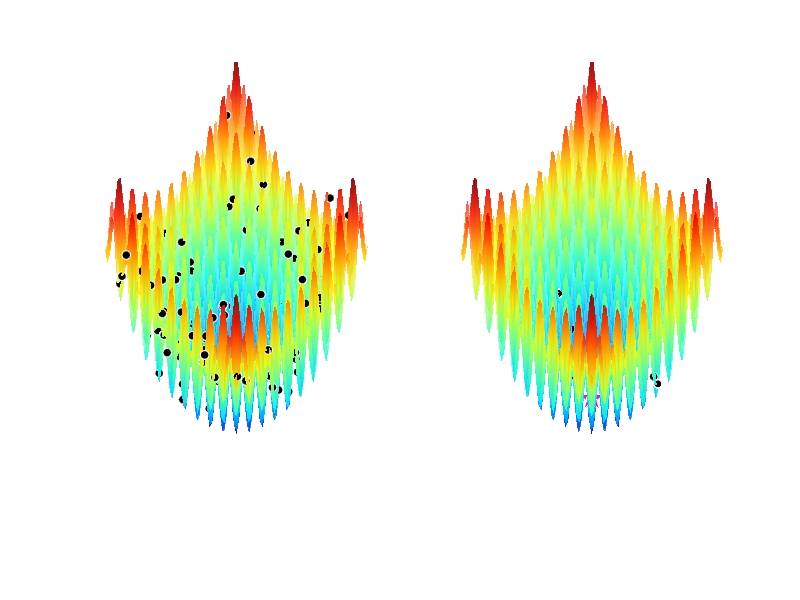
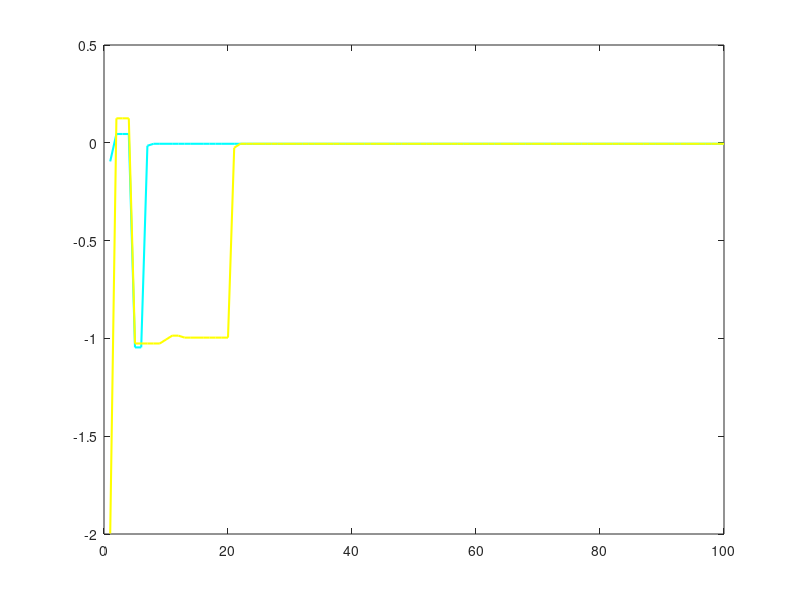

Write MATLAB code to recreate these figures, in order. (Note: this script raises an error after producing the figures.)
% Visualização 3D Interativa (População Inicial vs Final)
% + Gráficos de Análise Completos
clear; clc; close all;

% =========================================================================
%                                CONFIGURAÇÕES 
% =========================================================================
OPCAO_FUNCAO = 2;   % 1 (Schaffer) ou 2 (Rastrigin)

% Parâmetros do Genético 
POP_SIZE = 100;     
GENERATIONS = 100;  
L_CHROME = 10;      % 10 bits 
P_CROSS = 0.75;    
P_MUT = 0.03;

% cores
BG_COLOR = [0.1 0.1 0.1]; 
AX_COLOR = [1 1 1]; 

if OPCAO_FUNCAO == 1
    nome = 'Função 1 (Schaffer)';
    lim_min = -2.048; lim_max = 2.048;
    fobj = @(x,y) 0.5 + ((sin(sqrt(x.^2+y.^2))).^2-0.5) ./ ((1+0.001.*(x.^2+y.^2)).^2);
    z_lift = 0.01; 
else
    nome = 'Função 2 (Rastrigin)';
    lim_min = -5.12; lim_max = 5.12;
    fobj = @(x,y) 20 + (x.^2 - 10*cos(2*pi.*x)) + (y.^2 - 10*cos(2*pi.*y));
    z_lift = 2;
end

fprintf('=== Executando GA para Visualização 3D: %s ===\n', nome);

% =========================================================================
%               EXECUÇÃO DO ALGORITMO (Recolha de Dados)
% =========================================================================
total_bits = L_CHROME * 2;
CHROME = randi([0, 1], POP_SIZE, total_bits);

best_fit_global = Inf;
best_sol_global = [NaN, NaN];

hist_best_val = zeros(1, GENERATIONS);
hist_best_pos = zeros(GENERATIONS, 2);

% Estruturas para guardar dados da Gen 1 e Gen Final para o 3D
data_gen1 = struct('x', [], 'y', [], 'z', []);
data_final = struct('x', [], 'y', [], 'z', []);
roulette_probs = [];

for gen = 1:GENERATIONS
    
    % Descodificação
    cost = zeros(POP_SIZE, 1);
    pop_x = zeros(POP_SIZE, 1);
    pop_y = zeros(POP_SIZE, 1);
    
    for i = 1:POP_SIZE
        bits_x = CHROME(i, 1:L_CHROME);
        bits_y = CHROME(i, L_CHROME+1:end);
        
        int_x = sum(bits_x .* (2.^(L_CHROME-1:-1:0)));
        int_y = sum(bits_y .* (2.^(L_CHROME-1:-1:0)));
        
        val_x = lim_min + (int_x / (2^L_CHROME - 1)) * (lim_max - lim_min);
        val_y = lim_min + (int_y / (2^L_CHROME - 1)) * (lim_max - lim_min);
        
        pop_x(i) = val_x; pop_y(i) = val_y;
        cost(i) = fobj(val_x, val_y);
    end
    
    % Guardar Estatísticas
    [min_cost, idx] = min(cost);
    if min_cost < best_fit_global
        best_fit_global = min_cost;
        best_sol_global = [pop_x(idx), pop_y(idx)];
    end
    
    hist_best_val(gen) = best_fit_global;
    hist_best_pos(gen, :) = best_sol_global;
    
    % Captura de Dados para Visualização
    if gen == 1
        data_gen1.x = pop_x; data_gen1.y = pop_y; data_gen1.z = cost;
        fitness = 1 ./ (cost + 1e-6);
        roulette_probs = fitness / sum(fitness);
    end
    if gen == GENERATIONS
        data_final.x = pop_x; data_final.y = pop_y; data_final.z = cost;
    end
    
    % Operadores Genéticos
    if gen < GENERATIONS
        fitness = 1 ./ (cost + 1e-6);
        probs = fitness / sum(fitness);
        cum_probs = cumsum(probs);
        New_CHROME = zeros(size(CHROME));
        
        % Seleção
        for i = 1:POP_SIZE
            r = rand();
            sel = find(r <= cum_probs, 1, 'first');
            New_CHROME(i,:) = CHROME(sel,:);
        end
        % Cruzamento
        for i = 1:2:POP_SIZE
            if rand() < P_CROSS
                cut = randi([1, total_bits-1]);
                New_CHROME(i,:) = [New_CHROME(i,1:cut), New_CHROME(i+1,cut+1:end)];
                New_CHROME(i+1,:) = [New_CHROME(i+1,1:cut), New_CHROME(i,cut+1:end)];
            end
        end
        % Mutação
        mask = rand(POP_SIZE, total_bits) < P_MUT;
        CHROME = xor(New_CHROME, mask);
    end
end

fprintf('GA Concluído. A gerar figuras...\n');

% =========================================================================
% --- FIGURA 1: 3D INTERATIVO (INÍCIO vs FIM) ---
% =========================================================================
figure('Name', 'Comparação 3D de Populações', 'Position', [50, 50, 1200, 600], 'Color', BG_COLOR);

% Preparar Terreno
[X, Y] = meshgrid(linspace(lim_min, lim_max, 80));
Z = fobj(X, Y);

% --- SUBPLOT 1: GERAÇÃO 1 ---
ax1 = subplot(1, 2, 1);
surf(X, Y, Z, 'FaceAlpha', 0.7, 'EdgeColor', 'none'); 
shading interp; colormap jet; hold on;
% Pontos Pretos (População)
scatter3(data_gen1.x, data_gen1.y, data_gen1.z + z_lift, 40, 'k', 'filled', 'MarkerEdgeColor', 'w');
title('Geração 1 (Início)', 'Color', AX_COLOR, 'FontSize', 12);
xlabel('x1'); ylabel('x2'); zlabel('Fitness');
axis tight; view(45, 40); grid on;
% Configurar Eixos Dark Mode
set(ax1, 'Color', BG_COLOR, 'XColor', AX_COLOR, 'YColor', AX_COLOR, 'ZColor', AX_COLOR, 'GridColor', AX_COLOR);

% --- SUBPLOT 2: GERAÇÃO FINAL ---
ax2 = subplot(1, 2, 2);
surf(X, Y, Z, 'FaceAlpha', 0.7, 'EdgeColor', 'none'); 
shading interp; colormap jet; hold on;
% Pontos Pretos (População Final)
scatter3(data_final.x, data_final.y, data_final.z + z_lift, 40, 'k', 'filled', 'MarkerEdgeColor', 'w');
% Melhor Global (Estrela Magenta)
plot3(best_sol_global(1), best_sol_global(2), best_fit_global + z_lift + 0.5, 'p', ...
    'MarkerSize', 20, 'MarkerFaceColor', 'm', 'MarkerEdgeColor', 'w');

title(['Geração ' num2str(GENERATIONS) ' (Final)'], 'Color', AX_COLOR, 'FontSize', 12);
xlabel('x1'); ylabel('x2'); zlabel('Fitness');
axis tight; view(45, 40); grid on;
% Configurar Eixos Dark Mode
set(ax2, 'Color', BG_COLOR, 'XColor', AX_COLOR, 'YColor', AX_COLOR, 'ZColor', AX_COLOR, 'GridColor', AX_COLOR);

% ATIVAR ROTAÇÃO
rotate3d on;
fprintf('> Dica: A Figura 1 é rotacionável. Clique e arraste para ver em 3D.\n');

% =========================================================================
% --- FIGURA 2: EVOLUÇÃO DAS VARIÁVEIS ---
% =========================================================================
figure('Name', 'Evolução das Variáveis', 'Color', BG_COLOR, 'Position', [100, 100, 600, 500]);
plot(1:GENERATIONS, hist_best_pos(:,1), 'c-', 'LineWidth', 1.5, 'DisplayName', 'x1'); hold on;
plot(1:GENERATIONS, hist_best_pos(:,2), 'y-', 'LineWidth', 1.5, 'DisplayName', 'x2');
yline(0, 'w--');
legend('Location', 'best', 'TextColor', AX_COLOR, 'EdgeColor', AX_COLOR);
title('Evolução das Variáveis (Melhor Indivíduo)', 'Color', AX_COLOR);
xlabel('Geração', 'Color', AX_COLOR); ylabel('Valor', 'Color', AX_COLOR);
set(gca, 'Color', BG_COLOR, 'XColor', AX_COLOR, 'YColor', AX_COLOR, 'GridColor', AX_COLOR);
grid on;

% =========================================================================
% --- FIGURA 3: CONVERGÊNCIA DO CUSTO ---
% =========================================================================
figure('Name', 'Convergência do Custo', 'Color', BG_COLOR, 'Position', [750, 100, 600, 500]);
plot(1:GENERATIONS, hist_best_val, 'g-', 'LineWidth', 2);
title('Convergência da Função Custo', 'Color', AX_COLOR);
xlabel('Geração', 'Color', AX_COLOR); ylabel('Fitness f(x)', 'Color', AX_COLOR);
set(gca, 'Color', BG_COLOR, 'XColor', AX_COLOR, 'YColor', AX_COLOR, 'GridColor', AX_COLOR);
grid on;

% =========================================================================
% --- FIGURA 4: ROLETA VICIADA (Bónus) ---
% =========================================================================
figure('Name', 'Roleta Viciada (Gen 1)', 'Color', BG_COLOR, 'Position', [400, 400, 600, 500]);
[sorted_probs, idx] = sort(roulette_probs, 'descend');
explode = zeros(size(sorted_probs));
explode(1:3) = 0.1; 
p = pie(sorted_probs, explode);
title('Probabilidade de Seleção (Gen 1)', 'Color', AX_COLOR);
% Ajustar cores do texto da Pie Chart
for k = 1:numel(p)
    if isgraphics(p(k),'Text')
        p(k).Color = AX_COLOR;
        val = str2double(strrep(p(k).String,'%',''));
        if val < 2, p(k).String = ''; end 
    end
end